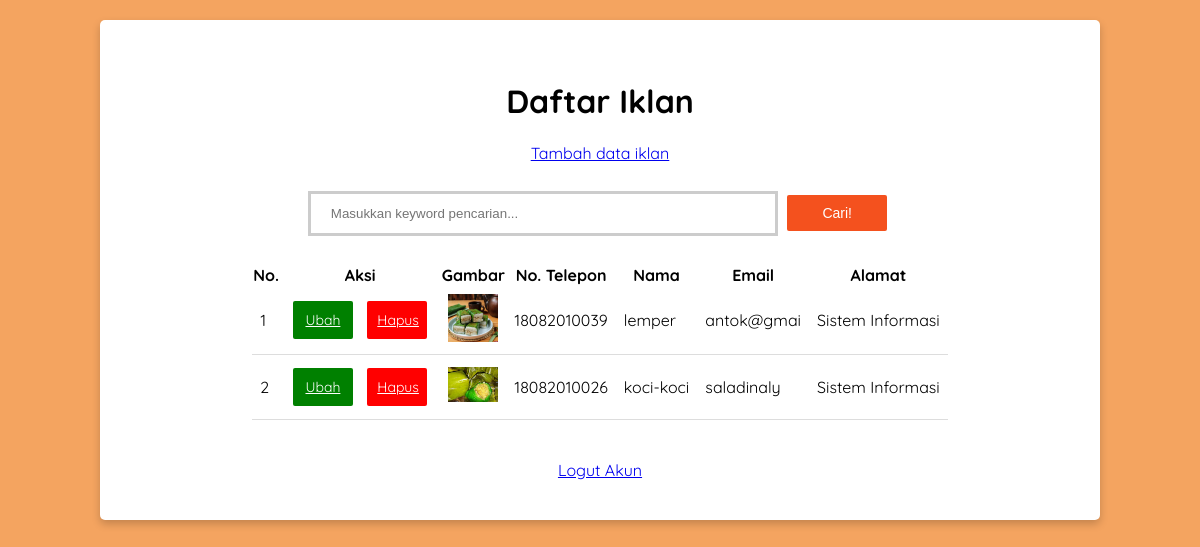
The app's page /penjual.php (signed in) with its own data.
### tables this page shows
CREATE TABLE `iklan` (
  `id` int(11) NOT NULL,
  `noTelp` char(30) NOT NULL,
  `nama` char(30) NOT NULL,
  `email` varchar(30) NOT NULL,
  `alamat` varchar(20) NOT NULL,
  `gambar` varchar(30) NOT NULL,
  `deskripsi` text NOT NULL,
  `username` varchar(50) NOT NULL
);

### functions.php (called while the page is built, shortened)
<?php
    $conn=mysqli_connect("localhost", "root", "", "phpdasar");
    function query($query) {
        global $conn;
        $result = mysqli_query($conn, $query);
        $rows = [];
        while($row = mysqli_fetch_assoc($result)){
            $rows[] = $row;
        }
        return $rows;
    }
?>

### penjual.php (the view, shortened to what this page needs)
<?php
require'functions.php';
$username=$_SESSION["username"];
    if ($username == 'admin') {
        $iklan = query("SELECT
                        id,
                        noTelp,
                        nama,
                        SUBSTRING(`email`, 1, 10) AS email,
                        alamat,
                        gambar,
                        username FROM iklan");
    }else {
        $iklan = query("SELECT
                        id,
                        noTelp,
                        nama,
                        SUBSTRING(`email`, 1, 10) AS email,
                        alamat,
                        gambar FROM iklan WHERE username='$username'");
    }
?>
<!DOCTYPE html>
<html lang="en">
<head>
    <link rel="stylesheet" type="text/css" href="assets/style.css">
</head>
<body class="wallpaper">
<main class="kotak_daftar">
    <h1>Daftar Iklan</h1>
    <a href="tambah.php">Tambah data iklan</a>
    <br><br>
    <form action="" method="post">
        <input class="cari" type="text" name="keyword" size="40" autofocus placeholder="Masukkan keyword pencarian..." autocomplete="off">
        <button class="button" type="submit" name="cari">Cari!</button>
    </form>
    <br>
    <center>
    <table cellpading="10" cellspacing="0">
        <tr>
            <th>No.</th>
            <th>Aksi</th>
            <th>Gambar</th>
            <th>No. Telepon</th>
            <th>Nama</th>
            <th>Email</th>
            <th>Alamat</th>
        </tr>
        <?php $i = 1;?>
        <?php foreach ($iklan as $row):?>
        <tr>
            <td><?php echo $i;?></td>
            <td>
                <a class="ubah" href="ubah.php?id=<?php echo $row["id"];?>">Ubah</a>
                <a class="hapus" href="hapus.php?id=<?php echo $row["id"];?>" onclick="return confirm('yakin?')">Hapus</a>
            </td>
            <td><img src="img/<?php echo $row["gambar"];?>" width="50"></td>
            <td><?php echo $row["noTelp"];?></td>
            <td><?php echo $row["nama"];?></td>
            <td><?php echo $row["email"];?></td>
            <td><?php echo $row["alamat"];?></td>
        </tr>
        <?php $i++;?>
    <?php endforeach;?>
    </table>
    </center>
    <br><br>
    <a href="logout.php">Logut Akun</a>
</main>
</body>
</html>

### assets/style.css (style rules this page uses)
main { padding: 20px; overflow: auto; }
.wallpaper { background-color: sandybrown; }
.kotak_daftar { width: 1000px; background: white; margin: 80px auto; padding: 40px 30px; box-shadow: 0 4px 8px 0 rgba(0, 0, 0, 0.2); border-radius: 5px; margin-top: 20px; text-align: center; }
* { box-sizing: border-box; }
body { font-family: 'Quicksand', Arial; margin: 0; padding: 0; }
th { align-items: center; }
.ubah { display: inline-block; border-radius: 2px; background-color: green; border: none; color: #FFFFFF; text-align: center; font-size: 14px; padding: 10px; width: 60px; transition: all 0.5s; cursor: pointer; margin: 5px; }
.hapus { display: inline-block; border-radius: 2px; background-color: red; border: none; color: #FFFFFF; text-align: center; font-size: 14px; padding: 10px; width: 60px; transition: all 0.5s; cursor: pointer; margin: 5px; }
td { padding: 8px; text-align: left; border-bottom: 1px solid #ddd; }
.button { display: inline-block; border-radius: 2px; background-color: #f4511e; border: none; color: #FFFFFF; text-align: center; font-size: 14px; padding: 10px; width: 100px; transition: all 0.5s; cursor: pointer; margin: 5px; }
.cari { width: 50%; padding: 12px 20px; margin: 8px 0; box-sizing: border-box; border: 3px solid #ccc; -webkit-transition: 0.5s; transition: 0.5s; outline: none; }

### records on screen
iklan: gambar (picture), noTelp "18082010039", nama "lemper", email "antok@gmai", alamat "Sistem Informasi"
iklan: gambar (picture), noTelp "18082010026", nama "koci-koci", email "saladinaly", alamat "Sistem Informasi"
